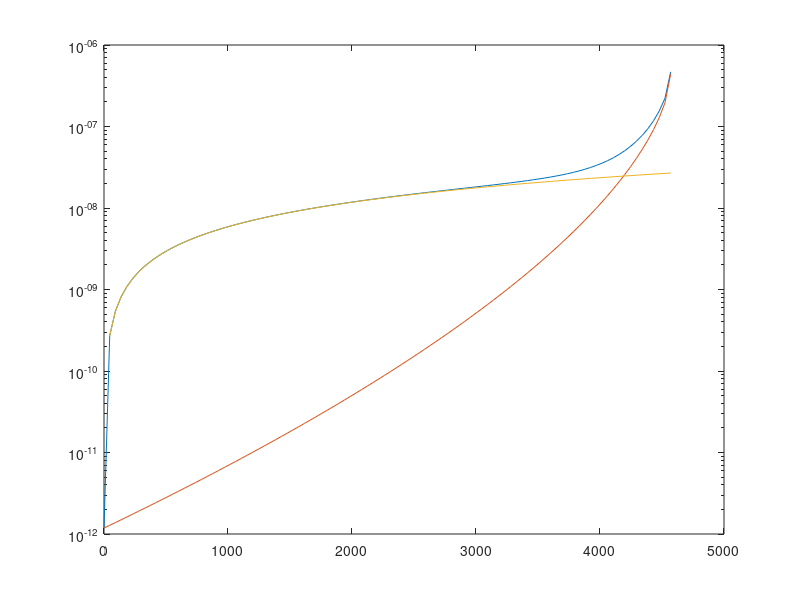

MATLAB code to generate this figure:
clc;
clear;

F_1d = 225;
F_2d = 3E-3;


SA_Earth = 5.1E8;


t = linspace(0,4570);
tau = 65;
alpha = 0.6;
T = 4570 - t;
F_1 = F_1d * exp(-(t/tau).^alpha);
F_2 = F_2d * T;

F = (F_1 + F_2);

set(gca, 'YScale', 'log')

semilogy(T,F/SA_Earth)
hold on
semilogy(T,F_1/SA_Earth)
hold on
semilogy(T, F_2/SA_Earth)


